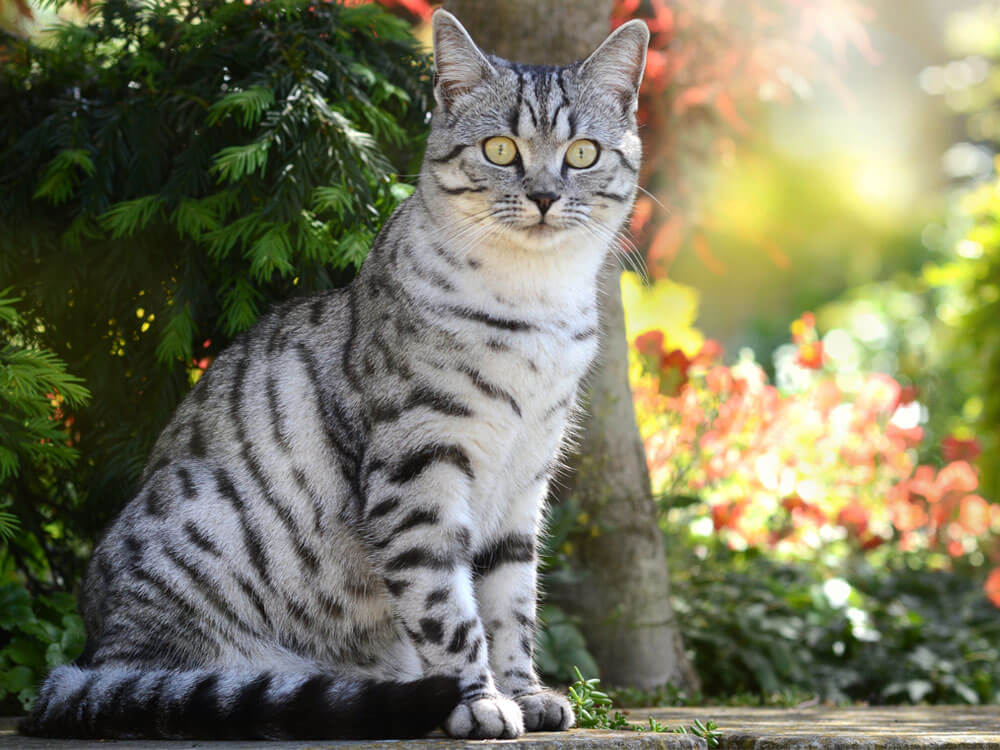
#> input picture input/Image_1.jpg, 1000 x 750 px; its folder holds only this picture in this run
$ python steganography.py
#> lines starting #> are read from the running program, lines starting #| are printed output that depends on the picture
import os
import json
import random
import string
import logging
import numpy as np
from PIL import Image
from pathlib import Path
from stegano import lsb

# ─── Configuration ────────────────────────────────────────────
INPUT_FOLDER  = "input"     # source clean images
OUTPUT_FOLDER = "out_steg"     # stego output
LOG_FILE      = "stego_log.json"
IMG_SIZE      = (256, 256)
MSG_LENGTH    = 200
SUPPORTED_EXT = {".jpg", ".jpeg", ".png", ".bmp"}

os.makedirs(OUTPUT_FOLDER, exist_ok=True)

# ─── Logging setup ────────────────────────────────────────────
logging.basicConfig(
    level=logging.INFO,
    format="%(asctime)s [%(levelname)s] %(message)s",
    handlers=[
        logging.FileHandler("stego_process.log"),
        logging.StreamHandler()
    ]
)

# ─── Helper functions ─────────────────────────────────────────
def random_text(length=MSG_LENGTH):
    """Generate random alphanumeric secret message."""
    return ''.join(random.choices(
        string.ascii_letters + string.digits, k=length
    ))

def preprocess_image(path):
    """Resize and convert image to RGB before embedding."""
#> called with path = 'input/Image_1.jpg'
    img = Image.open(path).convert("RGB")
#> img is the input picture: PIL image 1000x750 RGB; mean R, G, B 121.2, 120.3, 94.6
    img = img.resize(IMG_SIZE, Image.LANCZOS)
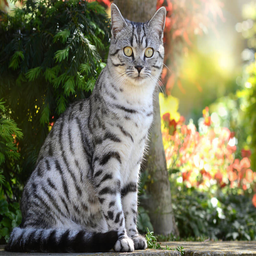
#> img: PIL image 256x256 RGB; mean R, G, B 121.2, 120.3, 94.6
    return img

def verify_stego(stego_path, expected_message):
    """Decode stego image and verify hidden message survived."""
    try:
        decoded = lsb.reveal(stego_path)
        return decoded == expected_message
    except Exception:
        return False

def get_file_size(path):
    """Return file size in KB."""
    return round(os.path.getsize(path) / 1024, 2)

def pixel_diff(original_path, stego_path):
    """Compute mean absolute pixel difference between original and stego."""
    try:
        orig  = np.array(Image.open(original_path).convert("RGB"), dtype=np.float32)
        stego = np.array(Image.open(stego_path).convert("RGB"),    dtype=np.float32)
        return round(float(np.mean(np.abs(orig - stego))), 6)
    except Exception:
        return None

# ─── Main processing ──────────────────────────────────────────
records = []
success = 0
failed  = 0

image_files = [
    f for f in os.listdir(INPUT_FOLDER)
    if Path(f).suffix.lower() in SUPPORTED_EXT
]

if not image_files:
    logging.warning("No supported images found in input folder.")
else:
    logging.info(f"Found {len(image_files)} images to process.")

for filename in image_files:
    input_path  = os.path.join(INPUT_FOLDER, filename)
    output_name = Path(filename).stem + ".png"   # always PNG
    output_path = os.path.join(OUTPUT_FOLDER, output_name)
    temp_path   = os.path.join(OUTPUT_FOLDER, "_temp.png")

    try:
        # 1. Preprocess image
        img = preprocess_image(input_path)
        img.save(temp_path)

        # 2. Embed secret message
        secret_message = random_text()
#> (the run stopped early here; a loop or call above may not have finished)

$ run again, on input/Image_108.jpg
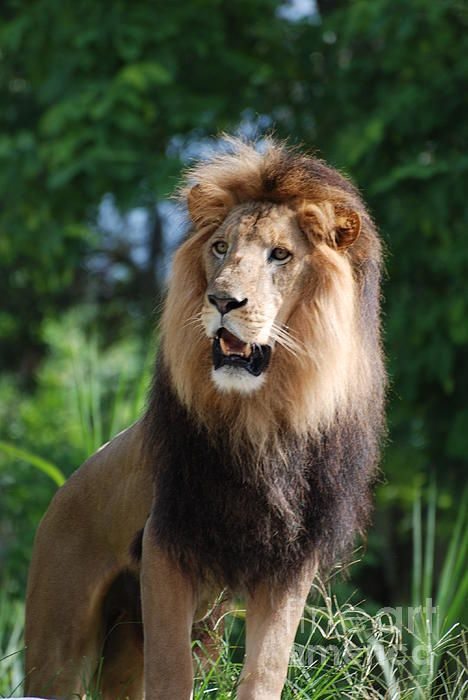
#> input picture input/Image_108.jpg, 468 x 700 px
#> in preprocess_image, img is the input picture: PIL image 468x700 RGB; mean R, G, B 71.4, 78.5, 55.9
#> in preprocess_image, `img = img.resize(IMG_SIZE, Image.LANCZOS)`:
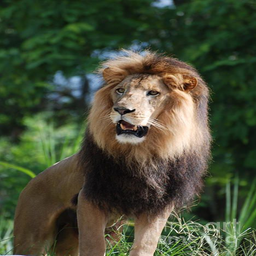
#> img: PIL image 256x256 RGB; mean R, G, B 71.4, 78.5, 55.9

$ run again, on input/Image_109.jpg
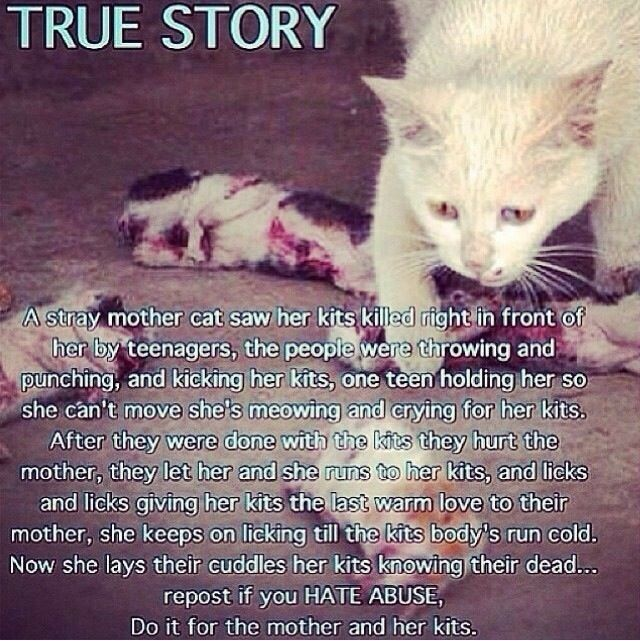
#> input picture input/Image_109.jpg, 640 x 641 px
#> in preprocess_image, img is the input picture: PIL image 640x641 RGB; mean R, G, B 136.8, 117.8, 123.7
#> in preprocess_image, `img = img.resize(IMG_SIZE, Image.LANCZOS)`:
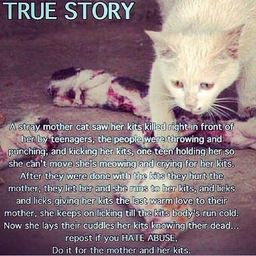
#> img: PIL image 256x256 RGB; mean R, G, B 136.8, 117.7, 123.6

$ run again, on input/Image_110.jpg
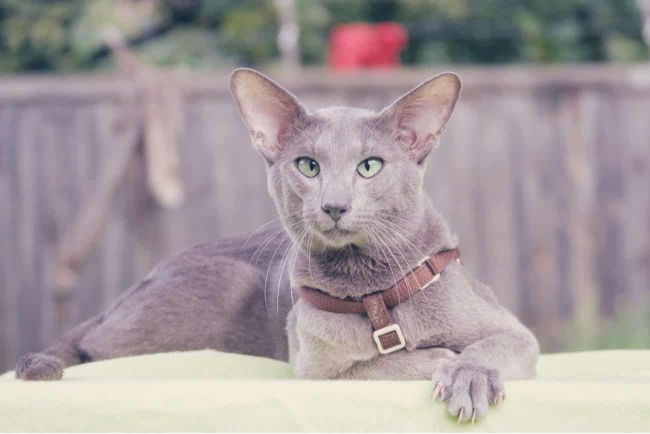
#> input picture input/Image_110.jpg, 1300 x 867 px (shown at 1/2 size)
#> in preprocess_image, img is the input picture: PIL image 1300x867 RGB; mean R, G, B 165, 154.4, 157.2
#> in preprocess_image, `img = img.resize(IMG_SIZE, Image.LANCZOS)`:
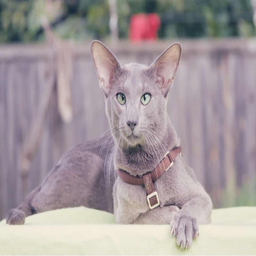
#> img: PIL image 256x256 RGB; mean R, G, B 165, 154.4, 157.2

$ run again, on input/Image_10.jpg
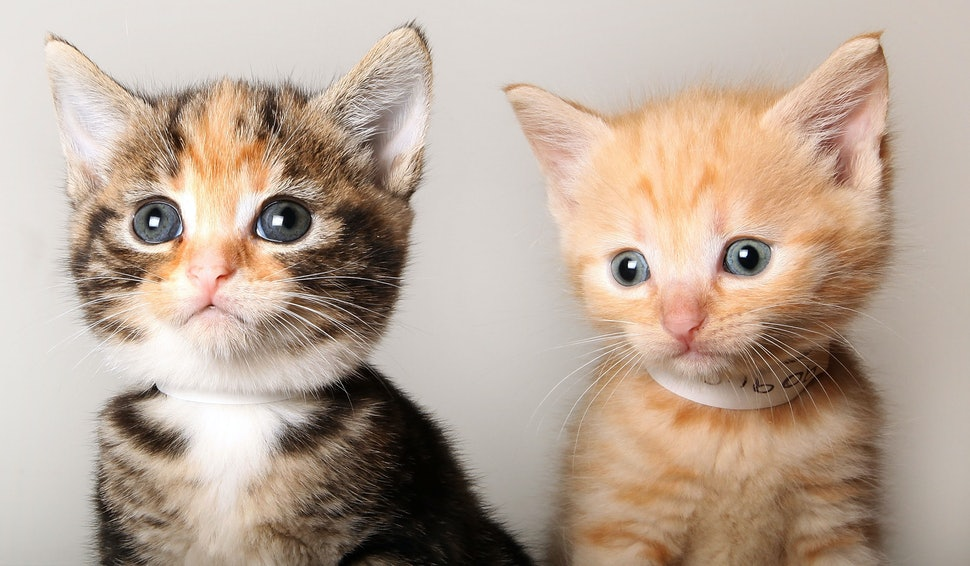
#> input picture input/Image_10.jpg, 970 x 566 px
#> in preprocess_image, img is the input picture: PIL image 970x566 RGB; mean R, G, B 185.2, 166.5, 151.2
#> in preprocess_image, `img = img.resize(IMG_SIZE, Image.LANCZOS)`:
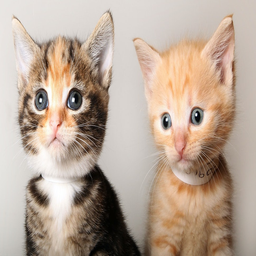
#> img: PIL image 256x256 RGB; mean R, G, B 185.2, 166.5, 151.2
